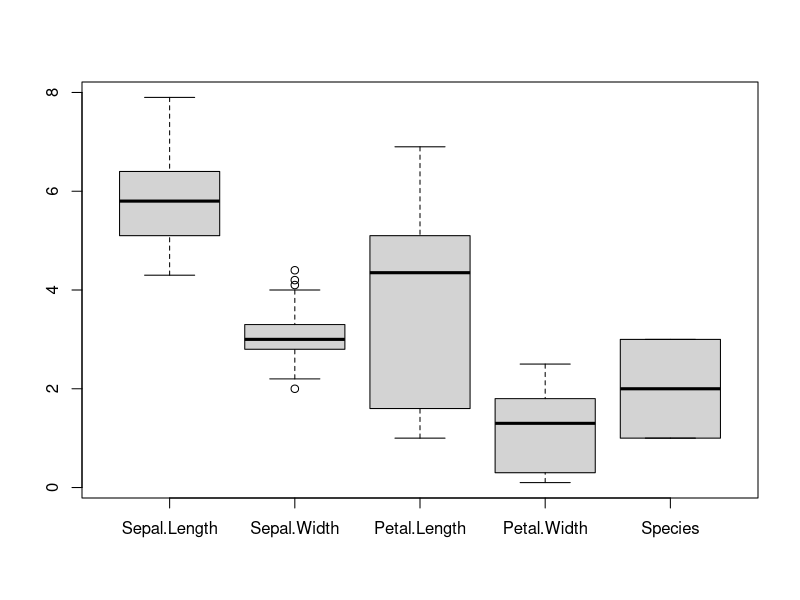
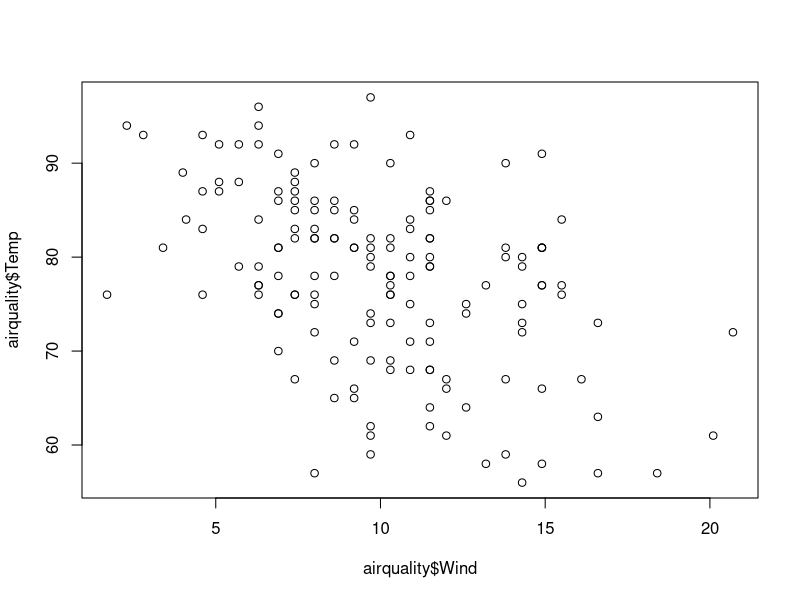

These charts were generated, in order, by the following R code:
## ---- chunk 1
knitr::opts_chunk$set(echo = TRUE)
## ---- chunk 2
library(MASS)
str(Melanoma)
## ---- chunk 3
n = length(Melanoma$status[Melanoma$status == 1])
## ---- chunk 4
n = length(Melanoma$status[Melanoma$status == 2])
ave_age = mean(Melanoma$age[Melanoma$status == 2])
## ---- chunk 5
library(MASS)
brain_body_ratio = mammals$brain / mammals$body
row.names(mammals)[which.max(brain_body_ratio)]
## ---- chunk 6
?iris
boxplot(iris)
## ---- chunk 7
str(airquality)
?airquality
## ---- chunk 8
wind_in_may = airquality$Wind[airquality$Month == 5]
ave_wind_in_may = mean(wind_in_may)
## ---- chunk 9
mean(airquality$Ozone, na.rm = TRUE)
## ---- chunk 10
plot(airquality$Wind, airquality$Temp)
## ---- chunk 11
set.seed(1337)
x = rnorm(10000)
index_larger_than_2 = x > 2 | x < -2
num_x_mag_larg_2 = length(index_larger_than_2[index_larger_than_2 == TRUE])
num_x_mag_larg_2 / length(x)
## ---- chunk 12
f <- function(input = c(42)) {
  output = rep(0, length(input)) # initialize output
  for(index in 1:length(input)){
    output[index] = ifelse(input[index] < 0, 0, input[index])
  }
  return(output)
}

# a test
f(c(-1, 2, -3, 4, -5))

# quiz
set.seed(42)
x = rnorm(100, mean = 0, sd = 10)
mean(f(input = x)) - f()
## ---- chunk 13
# create vectors x0 and x1
n = 30

# x0: Each element should be the value 1 
x0 = rep(1, n)

#x1: The first 30 square numbers, starting from 1 (so 1, 4, 9, etc.) 
x1 = (1:n)^2

set.seed(42)
y  = 5 * x0 + x1 + rnorm(n = 30, mean = 0 , sd = 1)

## ---- chunk 14
# x0: Each element should be the value 1 
x0 = rep(1, n)

#x1: The first 30 square numbers, starting from 1 (so 1, 4, 9, etc.) 
x1 = (1:n)^2

m = cbind(x0, x1)
m[17,]
m[19,]
## ---- chunk 15
# create vectors x0 and x1
n = 30

# x0: Each element should be the value 1 
x0 = rep(1, n)

#x1: The first 30 square numbers, starting from 1 (so 1, 4, 9, etc.) 
x1 = (1:n)^2

set.seed(42)
y  = 5 * x0 + x1 + rnorm(n = 30, mean = 0 , sd = 1)

x = cbind(x0, x1)

x_t = t(x)

beta = solve(x_t %*% x) %*% (x_t %*%y)
## ---- chunk 16
y_hat = x %*% beta
result = sum((y - y_hat)^2)
